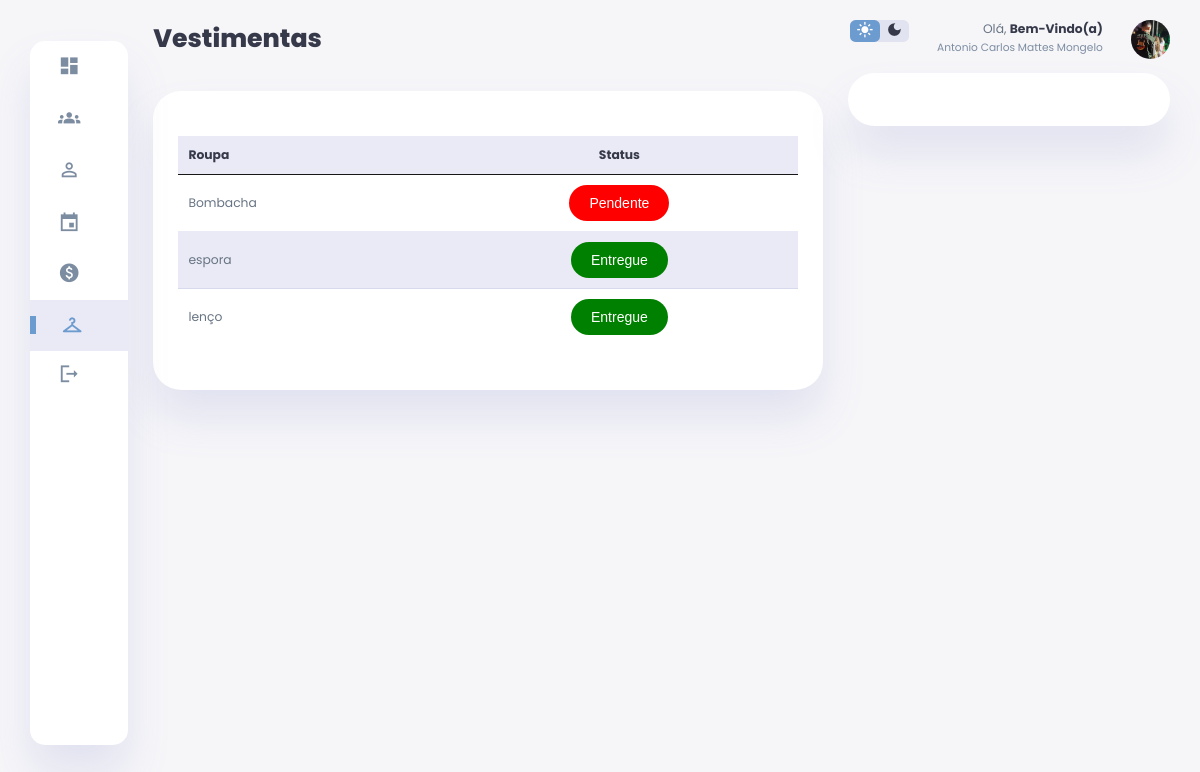
/usuario/acessorios/index.php (signed in), run on an earlier commit of the app's database.
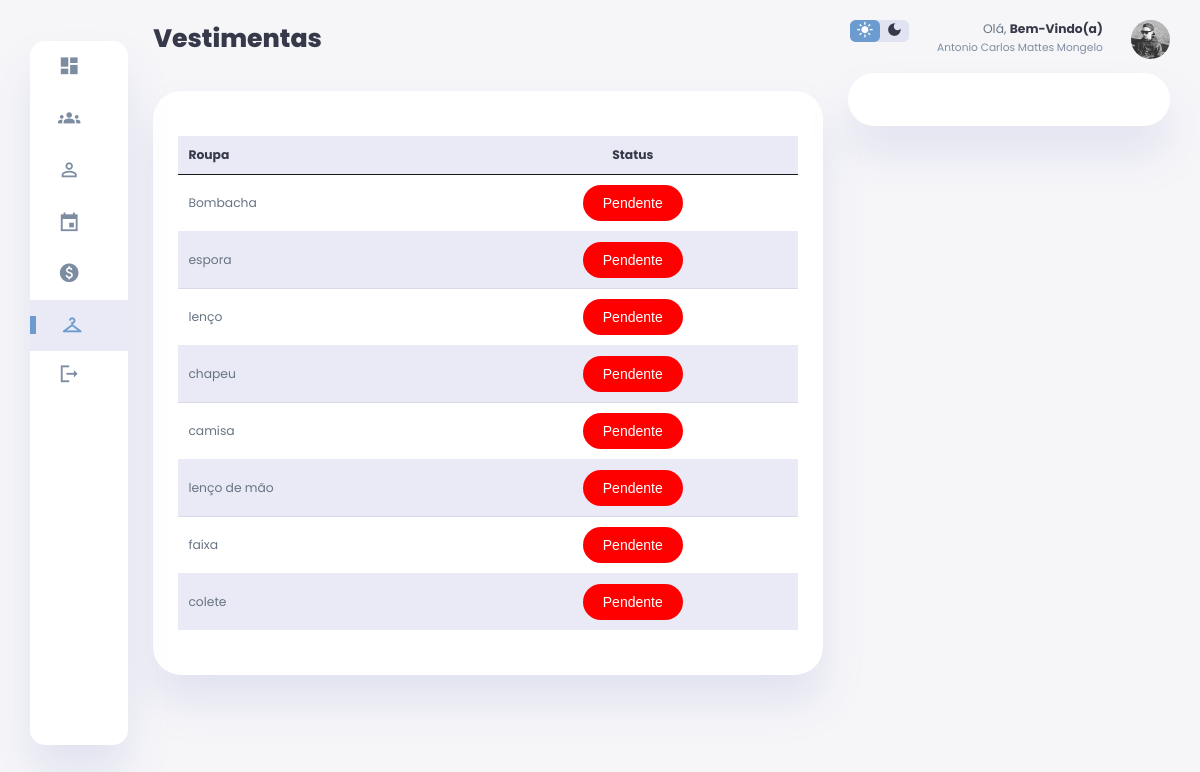
And on a later commit of the database.
### tables this page shows
CREATE TABLE IF NOT EXISTS `roupas` (
  `id` int NOT NULL AUTO_INCREMENT,
  `nome` varchar(255) NOT NULL,
  `status_devolucao` tinyint(1) DEFAULT '0',
  `id_usuario` int DEFAULT NULL,
  PRIMARY KEY (`id`),
  KEY `id_usuario` (`id_usuario`) USING BTREE
);

CREATE TABLE IF NOT EXISTS `usuario` (
  `id_usuario` int NOT NULL AUTO_INCREMENT,
  `statuss` int DEFAULT NULL,
  `nome` varchar(255) DEFAULT NULL,
  `email` varchar(255) DEFAULT NULL,
  `datas` date DEFAULT NULL,
  `CPF` char(14) DEFAULT NULL,
  `RG` varchar(11) DEFAULT NULL,
  `categoria` varchar(255) NOT NULL,
  `senha` varchar(255) DEFAULT NULL,
  `telefone` varchar(11) DEFAULT NULL,
  `matricula` varchar(255) DEFAULT NULL,
  `imagem` varchar(255) NOT NULL,
  `genero` varchar(255) NOT NULL,
  `endereco` varchar(255) NOT NULL,
  `responsavel` varchar(255) NOT NULL,
  `data_entrada` date NOT NULL,
  `tele_respon` varchar(11) NOT NULL,
  `idade` varchar(2) NOT NULL,
  `nom_dan` varchar(255) NOT NULL,
  `identidade_frente` varchar(255) NOT NULL,
  `identidade_verso` varchar(255) NOT NULL,
  `primeiro_login` tinyint(1) DEFAULT '1',
  PRIMARY KEY (`id_usuario`),
  KEY `id_usuario` (`id_usuario`) USING BTREE
);

### usuario/acessorios/index.php (the view, shortened to what this page needs)
<?php
$conexao = conectar();
$sql_roupas_usuario = "SELECT * FROM roupas WHERE id_usuario = " . $_SESSION['id_usuario'];
$resultado_roupas_usuario = mysqli_query($conexao, $sql_roupas_usuario);
$sql = "SELECT * FROM usuario WHERE id_usuario = " . $_SESSION['id_usuario'];
$resultado = mysqli_query($conexao, $sql);
$dados = mysqli_fetch_assoc($resultado);
?>
<!DOCTYPE html>
<html lang="en">
<head>
    <link rel="stylesheet" href="css/style.css">
</head>
<body>
    <div class="container">
        <aside>
            <div class="sidebar">
                <a href="../dashboard.php">
                    <span class="material-icons-sharp">
                    </span>
                </a>
                <a href="../participantes">
                    <span class="material-icons-sharp">
                    </span>
                </a>
                <a href="../perfil.php">
                    <span class="material-icons-sharp">
                    </span>
                </a>
                <a href="../calen" target="_blank">
                    <span class="material-icons-sharp">
                    </span>
                </a>
                <a href="../pagamento">
                    <span class="material-icons-sharp">
                    </span>
                </a>
                <a href="../acessorios" class="active">
                    <span class="material-icons-sharp">
                    </span>
                </a>
                <a href="logout.php">
                    <span class="material-icons-sharp">
                    </span>
                </a>
            </div>
        </aside>
        <main>
            <h1>Vestimentas</h1>
            <div class="box">
                <table>
                    <thead>
                        <tr>
                            <th>Roupa</th>
                            <th class="class">Status</th>
                        </tr>
                    </thead>
                    <tbody>
                        <?php while ($row = mysqli_fetch_assoc($resultado_roupas_usuario)): ?>
                            <tr>
                                <td class="clas"><?php echo $row['nome']; ?></td>
                                <td>
                                    <?php if ($row['status_devolucao'] == 0): ?>
                                        <button type="button" class="btn_vermelho">Pendente</button>
                                    <?php else: ?>
                                        <button type="button" class="btn_verde">Entregue</button>
                                    <?php endif; ?>
                                </td>
                            </tr>
                        <?php endwhile; ?>
                    </tbody>
                </table>
            </div>
        </main>
        <div class="right-section">
            <div class="nav">
                <div class="dark-mode">
                    <span class="material-icons-sharp ">
                    </span>
                    <span class="material-icons-sharp">
                    </span>
                </div>
                <div class="profile">
                    <div class="info">
                        <p>Olá, <b>Bem-Vindo(a)</b></p>
                        <small class="text-muted"><?php echo $dados['nome'] ?></small>
                    </div>
                    <div class="profile-photo">
                        <img src="../../img/perfil/<?php echo $dados['imagem'] ?>" alt="user">
                    </div>
                </div>
            </div>
            <div class="user-profile">
            </div>
        </div>
    </div>
</body>
</html>

What changed in the data, as far as the page shows it:
changed roupas "espora": status_devolucao "Entregue" → "Pendente"
changed roupas "lenço": status_devolucao "Entregue" → "Pendente"
added roupas: nome "chapeu", status_devolucao "Pendente"
added roupas: nome "camisa", status_devolucao "Pendente"
added roupas: nome "lenço de mão", status_devolucao "Pendente"
added roupas: nome "faixa", status_devolucao "Pendente"
added roupas: nome "colete", status_devolucao "Pendente"
changed usuario "Antonio Carlos Mattes Mongelo": imagem: a different picture
